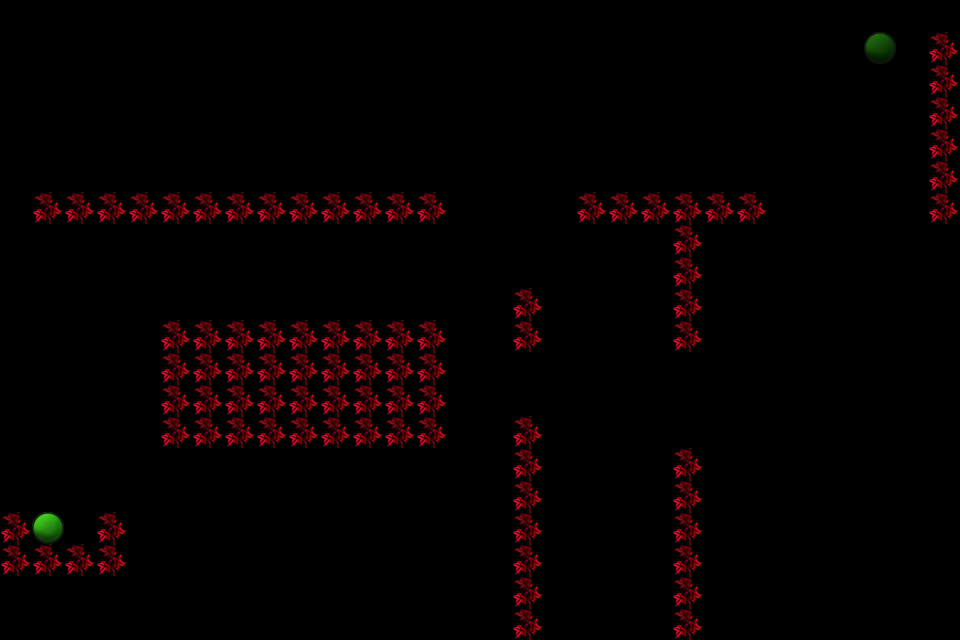

This is a level from a 2D game, rendered from its Tiled map with the project's own tilesets. A one-line summary and the complete map file follow:
An orthogonal 30x20 tile map with 32x32 px tiles, 1 tile layer (Warstwa Kafelków 1).

<map version="1.2" tiledversion="1.2.4" orientation="orthogonal" renderorder="left-up" width="30" height="20" tilewidth="32" tileheight="32" infinite="0" nextlayerid="2" nextobjectid="1">
 <tileset firstgid="1" source="predefined.tsx" />
 <layer id="1" name="Warstwa Kafelków 1" width="30" height="20">
  <data encoding="csv">
0,0,0,0,0,0,0,0,0,0,0,0,0,0,0,0,0,0,0,0,0,0,0,0,0,0,0,0,0,0,
0,0,0,0,0,0,0,0,0,0,0,0,0,0,0,0,0,0,0,0,0,0,0,0,0,0,0,1,0,3,
0,0,0,0,0,0,0,0,0,0,0,0,0,0,0,0,0,0,0,0,0,0,0,0,0,0,0,0,0,3,
0,0,0,0,0,0,0,0,0,0,0,0,0,0,0,0,0,0,0,0,0,0,0,0,0,0,0,0,0,3,
0,0,0,0,0,0,0,0,0,0,0,0,0,0,0,0,0,0,0,0,0,0,0,0,0,0,0,0,0,3,
0,0,0,0,0,0,0,0,0,0,0,0,0,0,0,0,0,0,0,0,0,0,0,0,0,0,0,0,0,3,
0,3,3,3,3,3,3,3,3,3,3,3,3,3,0,0,0,0,3,3,3,3,3,3,0,0,0,0,0,3,
0,0,0,0,0,0,0,0,0,0,0,0,0,0,0,0,0,0,0,0,0,3,0,0,0,0,0,0,0,0,
0,0,0,0,0,0,0,0,0,0,0,0,0,0,0,0,0,0,0,0,0,3,0,0,0,0,0,0,0,0,
0,0,0,0,0,0,0,0,0,0,0,0,0,0,0,0,3,0,0,0,0,3,0,0,0,0,0,0,0,0,
0,0,0,0,0,3,3,3,3,3,3,3,3,3,0,0,3,0,0,0,0,3,0,0,0,0,0,0,0,0,
0,0,0,0,0,3,3,3,3,3,3,3,3,3,0,0,0,0,0,0,0,0,0,0,0,0,0,0,0,0,
0,0,0,0,0,3,3,3,3,3,3,3,3,3,0,0,0,0,0,0,0,0,0,0,0,0,0,0,0,0,
0,0,0,0,0,3,3,3,3,3,3,3,3,3,0,0,3,0,0,0,0,0,0,0,0,0,0,0,0,0,
0,0,0,0,0,0,0,0,0,0,0,0,0,0,0,0,3,0,0,0,0,3,0,0,0,0,0,0,0,0,
0,0,0,0,0,0,0,0,0,0,0,0,0,0,0,0,3,0,0,0,0,3,0,0,0,0,0,0,0,0,
3,2,0,3,0,0,0,0,0,0,0,0,0,0,0,0,3,0,0,0,0,3,0,0,0,0,0,0,0,0,
3,3,3,3,0,0,0,0,0,0,0,0,0,0,0,0,3,0,0,0,0,3,0,0,0,0,0,0,0,0,
0,0,0,0,0,0,0,0,0,0,0,0,0,0,0,0,3,0,0,0,0,3,0,0,0,0,0,0,0,0,
0,0,0,0,0,0,0,0,0,0,0,0,0,0,0,0,3,0,0,0,0,3,0,0,0,0,0,0,0,0
</data>
 </layer>
</map>
